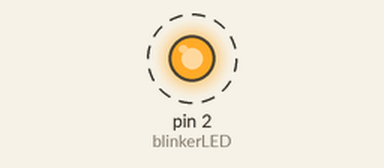
A sketch run on a simulated Arduino Uno, built with avr-gcc and run on an emulated ATmega328P. Parts: output pins drawn as LEDs (lit = HIGH). Dashed ring = blinking.

Above: at 0.2 s.
Timing chart, 0 to 3.0 s (numbered marks = the images above):
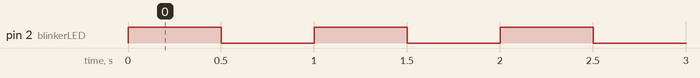

Measured:
- by itself, pin 2 (blinkerLED): alternates HIGH for 0.50 s and LOW for 0.50 s

The sketch:

backlights_blink_toggle.ino
```cpp
//By Jacob Kolb
//simple blink sketch loaded on to a 5v Adafruit Trinket

//led & button pins
const int blinkerLED = 2;
//timing & delays
int wait = 500;

void setup() {
  pinMode(blinkerLED,OUTPUT);
}

void loop() {
  digitalWrite(blinkerLED,HIGH);
  delay(wait);
  digitalWrite(blinkerLED,LOW);
  delay(wait);

}
```
